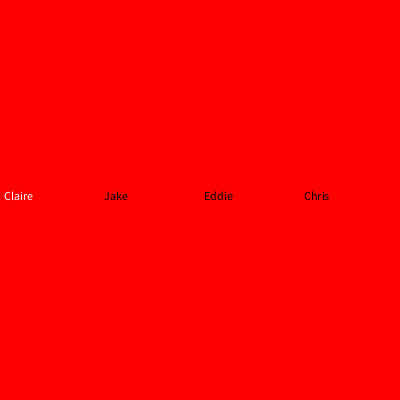
Frame 1 (no input)
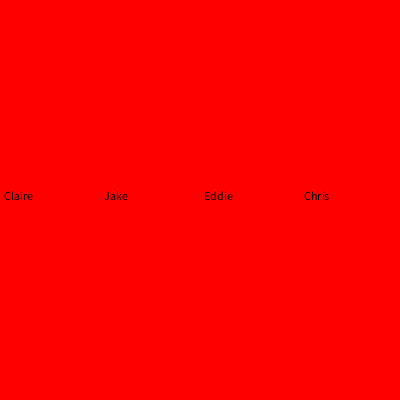
Frame 60 (the mouse pressed at the canvas centre just before this capture)
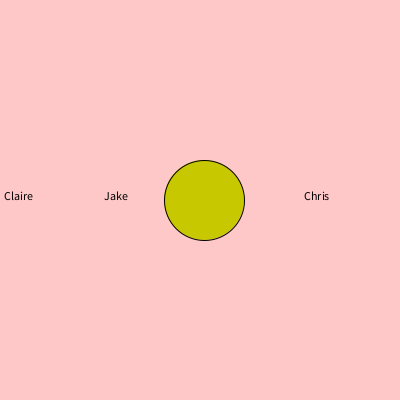
Frame 120 (the mouse held since frame 60 and released just before this capture)

The Processing sketch that drew these frames (run headless with seeded random() and noise(); from frame 60 on, the mouse is pressed at the canvas centre):

// Processing sketch: processing_156890
// ── processing_156890.pde

 
int numNames = 4; 


String[] roomMates = {"Claire", "Jake", "Eddie", "Chris"};



int diameter=1;
float[] NamesX = new float [numNames];
float[] NamesY = new float [numNames];

  float sinOfTime = sin( millis() * 0.007 );
  float sinMappedX = map( sinOfTime, -1.0, 1.0, 5, 25 );
  float sinMappedY = map( sinOfTime, -1.0, 1.0, 5, 25 );



void setup() {
  size(400, 400); 
  background(255,mouseX,mouseY);

  for (int i = 0; i < numNames; i++) {
  NamesX[i] = 4 + i*100;
   NamesY[i] = height/2;
}
}

void draw() {
  background(255,mouseX,mouseY);

 

  for (int i = 0; i < numNames; i++) {
    if (dist(mouseX, mouseY, NamesX[i], NamesY[i]) < 50) { 
    
      text(roomMates[i], NamesX[i], NamesY[i]);
      
      diameter=diameter*20;
      fill(mouseX,mouseY,0);
      ellipse(NamesX[i],NamesY[i], diameter,diameter);
      
    } 
    else { 
      
      text(roomMates[i], NamesX[i], NamesY[i]); 
      diameter=numNames;
      ellipse(NamesX[i],3* int(NamesY[i]), diameter,diameter);
    }
    fill(0);
    ;
 
  }

}
